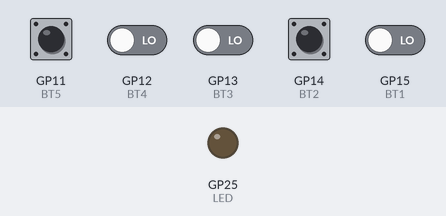
A program run on a simulated Raspberry Pi Pico running CircuitPython. On the bench: output pins drawn as LEDs (lit = HIGH). Dashed ring = blinking. The test bench sets the inputs (shaded band); at power-on: GP11 (BT5), GP12 (BT4), GP13 (BT3), GP14 (BT2), GP15 (BT1) LOW. USB keyboard and mouse output is not drawn.

Above: at 1.2 s.
1.3 s: GP11 (BT5) pulled HIGH for 1 s
At 1.62 s:
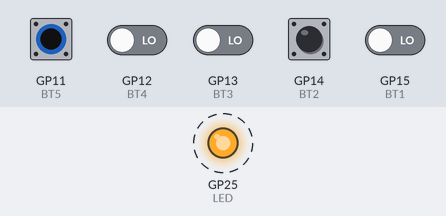
4.3 s: GP14 (BT2) pulled HIGH for 1 s
At 6.3 s:
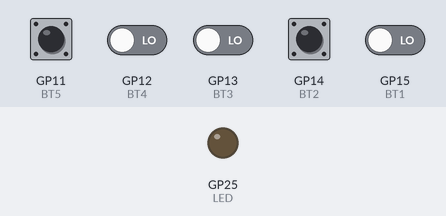
Timing chart, 0 to 7.8 s (numbered marks = the images above; inputs shaded):
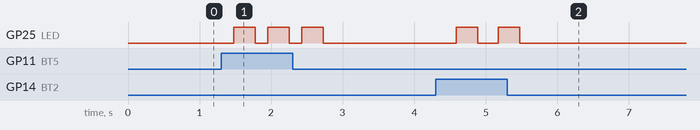

The program:

Macro_code__Breadboard_.py
```python
# Rename this file as code.py and save to the Raspberry Pi Pico
# This code is configured to send GTA Vice City cheat codes on press of a button

import time
import board
import digitalio
import usb_hid
from adafruit_hid.keyboard import Keyboard
#from adafruit_hid.keycode import Keycode
from adafruit_hid.keyboard_layout_us import KeyboardLayoutUS

'''
A = Add text to be triggered by GP15
B = Add text to be triggered by GP14
C = Add text to be triggered by GP13
D = Add text to be triggered by GP12
E = Add text to be triggered by GP11
'''

#GTA Vice City
A = 'aspirine'
B = 'preciousprotection'
C = 'leavemealone'
D = 'gettherefast'
E = 'nuttertools'
'''
#GTA San Andreas (Not Working)
A = 'hesoyam'
B = 'baguvix'
C = 'FULLCLIP'
D = 'TURNDOWNTHEHEAT'
E = 'VROCKPOKEY'
'''

kbd = Keyboard(usb_hid.devices)             #Initialize Pico as a HID Keyboard Device
layout = KeyboardLayoutUS(kbd)

LED = digitalio.DigitalInOut(board.GP25)    #Initialize On-Board LED
LED.direction = digitalio.Direction.OUTPUT

BT1 = digitalio.DigitalInOut(board.GP15)    #Set GPIO 15 as Button 1
BT1.direction = digitalio.Direction.INPUT   #Set GPIO 15 as Input
BT1.pull = digitalio.Pull.DOWN              #Set GPIO 15 as Active HIGH, meaning GP15 is LOW & to be
                                            #triggered 3.3v needs to be connected.

BT2 = digitalio.DigitalInOut(board.GP14)    #Set GPIO 14 as Button
BT2.direction = digitalio.Direction.INPUT
BT2.pull = digitalio.Pull.DOWN

BT3 = digitalio.DigitalInOut(board.GP13)    #Set GPIO 13 as Button
BT3.direction = digitalio.Direction.INPUT
BT3.pull = digitalio.Pull.DOWN

BT4 = digitalio.DigitalInOut(board.GP12)    #Set GPIO 12 as Button
BT4.direction = digitalio.Direction.INPUT
BT4.pull = digitalio.Pull.DOWN

BT5 = digitalio.DigitalInOut(board.GP11)    #Set GPIO 11 as Button
BT5.direction = digitalio.Direction.INPUT
BT5.pull = digitalio.Pull.DOWN

while True:                                 #Infinite Loop
    if BT1.value == True:
        layout.write(A)                     #Add text to be triggered by GP15
        LED.value = True                    #LED turns on for 300ms when Button is pressed
        time.sleep(0.3)
    elif BT2.value == True:
        layout.write(B)                     #Add text to be triggered by GP14
        LED.value = True
        time.sleep(0.3)
    elif BT3.value == True:
        layout.write(C)                     #Add text to be triggered by GP13
        LED.value = True
        time.sleep(0.3)
    elif BT4.value == True:
        layout.write(D)                     #Add text to be triggered by GP12
        LED.value = True
        time.sleep(0.3)
    elif BT5.value == True:
        layout.write(E)                     #Add text to be triggered by GP11
        LED.value = True
        time.sleep(0.3)
    LED.value = False
```

Measured:
- after the input at 1.3 s, GP25 (LED): alternates HIGH for 0.30 s and LOW for 0.18 s, 6 changes in all, then stays LOW, starting after 0.18 s
- after the input at 4.3 s, GP25 (LED): alternates HIGH for 0.30 s and LOW for 0.29 s, 4 changes in all, then stays LOW, starting after 0.29 s
